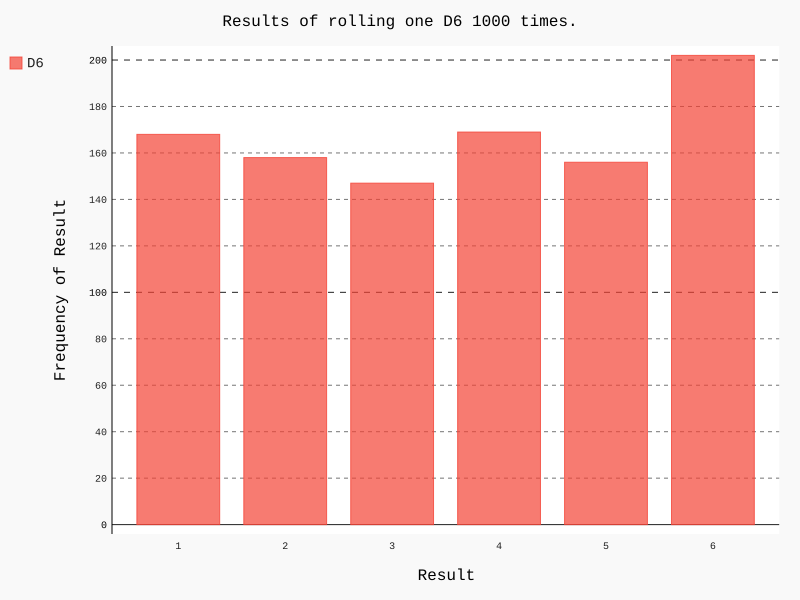

Write the Python code that produced this figure.
"""
自动生成标签：请修改 die_visual.py 和 dice_visual.py，将用来设置hist.x_labels值的列表替换为一个自动生成这种列表的循环。
如果你熟悉列表解析，可尝试将 die_visual.py 和 dice_visual.py 中的其他 for 循环也替换为列表解析。
"""
import pygal

from die import Die

# 创建一个D6
die = Die()

# 掷几次骰子，并将结果存储在一个列表中
results = [die.roll() for roll_num in range(1000)]

# 分析结果
frequencies = [results.count(value) for value in range(1, die.num_sides + 1)]

# print(frequencies)
# 对结果进行可视化
hist = pygal.Bar()

hist.title = "Results of rolling one D6 1000 times."
hist.x_labels = [str(x) for x in range(1, die.num_sides + 1)]
hist.x_title = "Result"
hist.y_title = "Frequency of Result"

hist.add('D6', frequencies)
hist.render_to_file('die_visual.svg')
